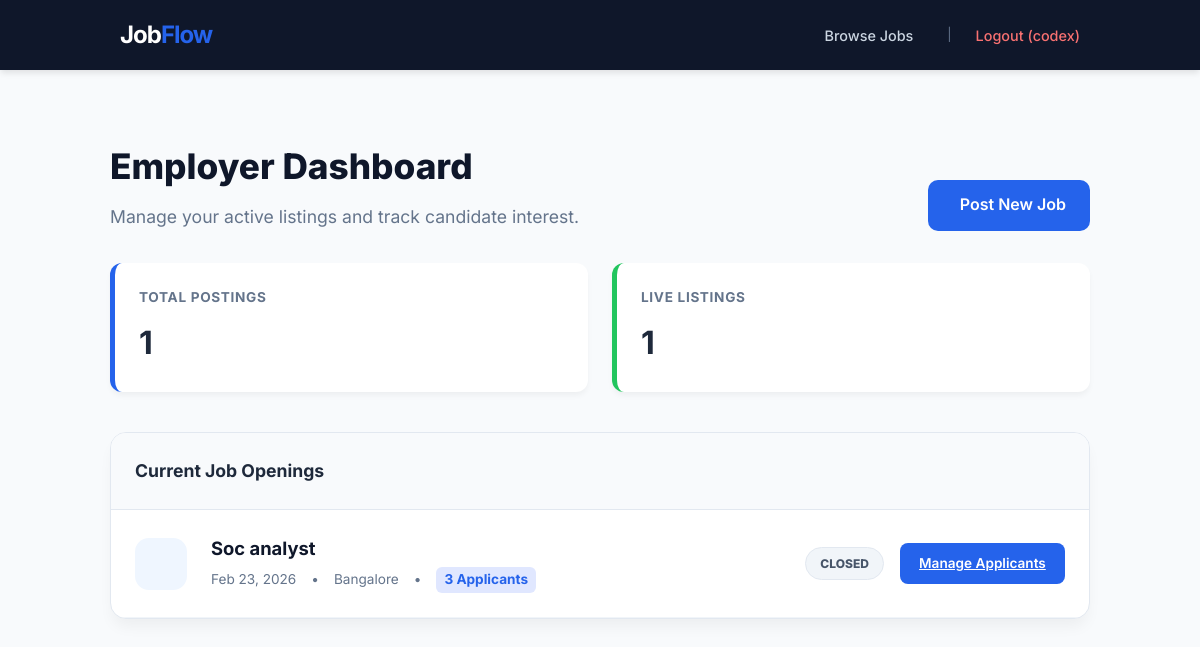
The page /dashboard/company/ (signed in) on the database its author committed.
### core/models.py (models this page shows, shortened)
class Job(models.Model):
    STATUS_CHOICES = (
        ('open', 'Open'),
        ('closed', 'Closed'),
    )
    company = models.ForeignKey(User, on_delete=models.CASCADE, related_name='jobs')
    title = models.CharField(max_length=255)
    location = models.CharField(max_length=100)
    description = models.TextField()
    status = models.CharField(max_length=10, choices=STATUS_CHOICES, default='open')
    created_at = models.DateTimeField(auto_now_add=True)
    exit

### core/views.py (the view)
# urls.py: path('dashboard/company/', views.company_dashboard, name="company_dashboard"),
@login_required
def company_dashboard(request):
    if not request.user.groups.filter(name="Company").exists():
        return redirect('core:home')
    my_jobs = Job.objects.filter(company=request.user).order_by("-created_at")
    return render(request, "core/company_dashboard.html", {"jobs": my_jobs})

### core/templates/core/company_dashboard.html (shortened to what this page needs)
{% extends 'base.html' %}
{% block content %}
<div style="max-width: 1100px; margin: 0 auto; padding: 20px;">
    <div style="display: flex; justify-content: space-between; align-items: flex-end; margin-bottom: 2rem;">
        <div>
            <h2 style="font-size: 2.2rem; font-weight: 800; color: #0f172a; margin-bottom: 0.5rem;">Employer Dashboard</h2>
            <p style="color: #64748b; font-size: 1.1rem;">Manage your active listings and track candidate interest.</p>
        </div>
        <a href="{% url 'core:create_job' %}" class="btn-nav" style="text-decoration: none; padding: 0.8rem 1.5rem; display: flex; align-items: center; gap: 8px; border-radius: 10px;">
             Post New Job
        </a>
    </div>
    <div style="display: grid; grid-template-columns: repeat(auto-fit, minmax(200px, 1fr)); gap: 1.5rem; margin-bottom: 2.5rem;">
        <div class="card" style="padding: 1.5rem; border-left: 5px solid var(--primary); background: white; border-radius: 12px; box-shadow: 0 4px 6px -1px rgba(0,0,0,0.05);">
            <p style="font-size: 0.85rem; font-weight: 700; color: #64748b; text-transform: uppercase; letter-spacing: 0.05em;">Total Postings</p>
            <h3 style="font-size: 2rem; margin-top: 0.5rem; color: #1e293b;">{{ jobs.count }}</h3>
        </div>
        <div class="card" style="padding: 1.5rem; border-left: 5px solid #22c55e; background: white; border-radius: 12px; box-shadow: 0 4px 6px -1px rgba(0,0,0,0.05);">
            <p style="font-size: 0.85rem; font-weight: 700; color: #64748b; text-transform: uppercase; letter-spacing: 0.05em;">Live Listings</p>
            <h3 style="font-size: 2rem; margin-top: 0.5rem; color: #1e293b;">
                {{ jobs.count }} </h3>
        </div>
    </div>
    <div class="card" style="padding: 0; overflow: hidden; border-radius: 16px; background: white; border: 1px solid #e2e8f0; box-shadow: 0 10px 15px -3px rgba(0,0,0,0.05);">
        <div style="padding: 1.5rem; background: #f8fafc; border-bottom: 1px solid #e2e8f0;">
            <h3 style="font-size: 1.1rem; font-weight: 700; color: #1e293b;">Current Job Openings</h3>
        </div>
        {% for job in jobs %}
        <div style="display: flex; justify-content: space-between; align-items: center; padding: 1.5rem; border-bottom: 1px solid #f1f5f9; transition: background 0.2s;"
             onmouseover="this.style.background='#f8faff'" onmouseout="this.style.background='transparent'">
            <div style="display: flex; gap: 1.5rem; align-items: center;">
                <div style="width: 52px; height: 52px; background: #eff6ff; border-radius: 14px; display: flex; align-items: center; justify-content: center; color: var(--primary);">
                </div>
                <div>
                    <h4 style="font-size: 1.15rem; font-weight: 700; color: #0f172a; margin-bottom: 4px;">{{ job.title }}</h4>
                    <div style="display: flex; gap: 15px; align-items: center; font-size: 0.85rem; color: #64748b;">
                        <span> {{ job.created_at|date:"M d, Y" }}</span>
                        <span>•</span>
                        <span> {{ job.location }}</span>
                        <span>•</span>
                        <a href="{% url 'core:view_applicants' job.id %}" style="color: var(--primary); text-decoration: none; font-weight: 700; background: #e0e7ff; padding: 2px 8px; border-radius: 6px;">
                             {{ job.applications.count }} Applicants
                        </a>
                    </div>
                </div>
            </div>
            <div style="display: flex; align-items: center; gap: 1rem;">
                <span class="status-badge status-{{ job.status|title }}" style="padding: 6px 14px; font-size: 0.75rem; border-radius: 50px; font-weight: 800;">
                    {{ job.status|upper }}
                </span>
                <div style="display: flex; gap: 8px;">
                    <a href="{% url 'core:view_applicants' job.id %}" class="btn" style="background: #2563eb; color: white; padding: 0.6rem 1.2rem; font-size: 0.85rem; font-weight: 600; border-radius: 8px;">
                        Manage Applicants
                    </a>
                </div>
            </div>
        </div>
        {% endfor %}
    </div>
</div>
{% endblock %}

### templates/base.html (shortened to what this page needs)
<!DOCTYPE html>
<html lang="en">
<head>
</head>
<body>
    <nav class="navbar">
        <a href="{% url 'core:home' %}" class="brand" style="text-decoration:none;"><h1>Job<span>Flow</span></h1></a>
        <div class="nav-links">
            <a href="{% url 'core:jobs' %}">Browse Jobs</a>
            {% if user.is_authenticated %}
                <span style="color: var(--text-muted); font-size: 0.8rem; margin-left: 10px;">|</span>
                <a href="{% url 'users:logout' %}" style="color: #f87171;">Logout ({{ user.username }})</a>
            {% else %}
                <a href="{% url 'users:login' %}">Login</a>
                <a href="{% url 'users:register' %}" class="btn-nav">Get Started</a>
            {% endif %}
        </div>
    </nav>
    <div class="container">
        {% block content %}{% endblock %}
    </div>
</body>
</html>

### templates/base.html (style rules this page uses)
:root { --primary: #2563eb; --primary-hover: #1d4ed8; --bg: #f8fafc; --text-main: #1e293b; --text-muted: #64748b; --card-bg: #ffffff; --nav-bg: #0f172a; }
* { margin: 0; padding: 0; box-sizing: border-box; font-family: 'Inter', sans-serif; }
body { background-color: var(--bg); color: var(--text-main); line-height: 1.6; }
.navbar { background-color: var(--nav-bg); padding: 1rem 10%; display: flex; justify-content: space-between; align-items: center; position: sticky; top: 0; z-index: 1000; box-shadow: 0 4px 6px -1px rgb(0 0 0 / 0.1); }
.brand h1 { color: #fff; font-size: 1.5rem; letter-spacing: -1px; }
.brand span { color: var(--primary); }
.nav-links { display: flex; gap: 1.5rem; align-items: center; }
.nav-links a { color: #cbd5e1; text-decoration: none; font-size: 0.9rem; font-weight: 500; transition: 0.3s; }
.btn-nav { background: var(--primary); color: white !important; padding: 0.5rem 1rem; border-radius: 8px; font-weight: 600; }
.container { width: 85%; max-width: 1200px; margin: 3rem auto; }

### core/templates/core/company_dashboard.html (style rules this page uses)
.status-Closed { background: #f1f5f9; color: #475569; border: 1px solid #e2e8f0; }

### rows shown on the page
Job: title "Soc analyst", created_at "Feb 23, 2026", location "Bangalore", applications.count "3", status "CLOSED"

### other values the page prints
{{ user.username }} "codex"
{{ jobs.count }} "1"
